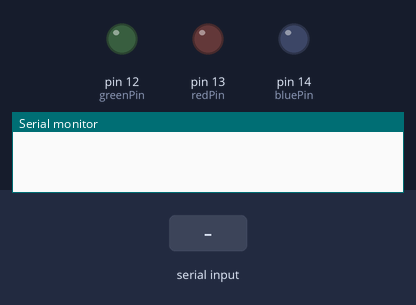
Recording of a sketch running on a simulated Arduino Uno, built with avr-gcc and run on an emulated ATmega328P. On the bench: output pins drawn as LEDs (lit = HIGH), the last lines printed to the serial monitor. Dashed ring = blinking. The test bench sets the inputs (shaded band).

Above: at 1.2 s.
1.3 s: "GREEN\n" received over Serial
At 1.45 s:
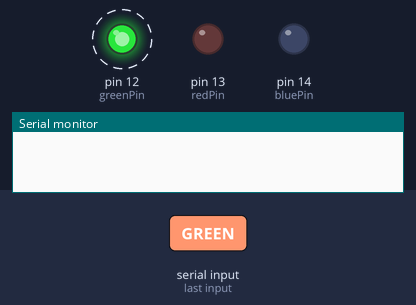
3.7 s: "RED\n" received over Serial
At 4.8 s:
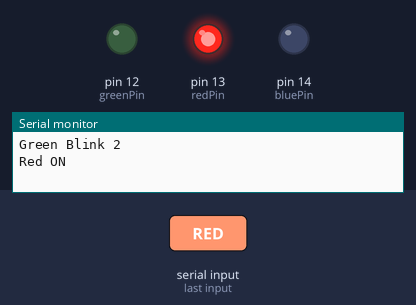
5.2 s: "BLUE\n" received over Serial
At 5.35 s:
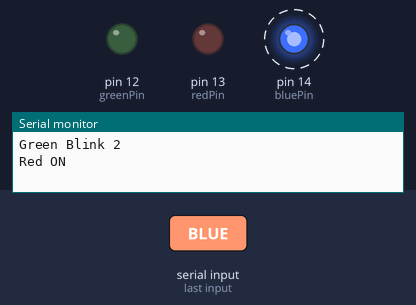
Timing chart, 0 to 8.2 s (numbered marks = the images above; inputs shaded):
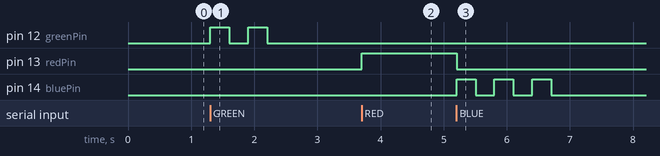

The sketch:

ex22.ino
```cpp
int redPin = 13;
int greenPin = 12;
int bluePin = 14;

String command = "";

void setup() {
  Serial.begin(9600);

  pinMode(redPin, OUTPUT);
  pinMode(greenPin, OUTPUT);
  pinMode(bluePin, OUTPUT);

  allOff();
}

void loop() {
  if (Serial.available() > 0) {
    command = Serial.readStringUntil('\n');
    command.trim();

    if (command == "RED") {
      allOff();
      digitalWrite(redPin, HIGH);
      Serial.println("Red ON");
    }

    else if (command == "GREEN") {
      allOff();
      blinkLED(greenPin, 2);
      Serial.println("Green Blink 2");
    }

    else if (command == "BLUE") {
      allOff();
      blinkLED(bluePin, 3);
      Serial.println("Blue Blink 3");
    }

    else if (command == "OFF") {
      allOff();
      Serial.println("All OFF");
    }

    else {
      Serial.println("Unknown Command");
    }
  }
}

void blinkLED(int pin, int times) {
  for (int i = 0; i < times; i++) {
    digitalWrite(pin, HIGH);
    delay(300);
    digitalWrite(pin, LOW);
    delay(300);
  }
}

void allOff() {
  digitalWrite(redPin, LOW);
  digitalWrite(greenPin, LOW);
  digitalWrite(bluePin, LOW);
}
```

Measured:
- after the input at 1.3 s, pin 12 (greenPin): alternates HIGH for 0.30 s and LOW for 0.30 s, 4 changes in all, then stays LOW, starting at once
- after the input at 3.7 s, pin 13 (redPin): LOW → HIGH at once
- after the input at 5.2 s, pin 13 (redPin): HIGH → LOW at once; pin 14 (bluePin): alternates HIGH for 0.30 s and LOW for 0.30 s, 6 changes in all, then stays LOW, starting at once
